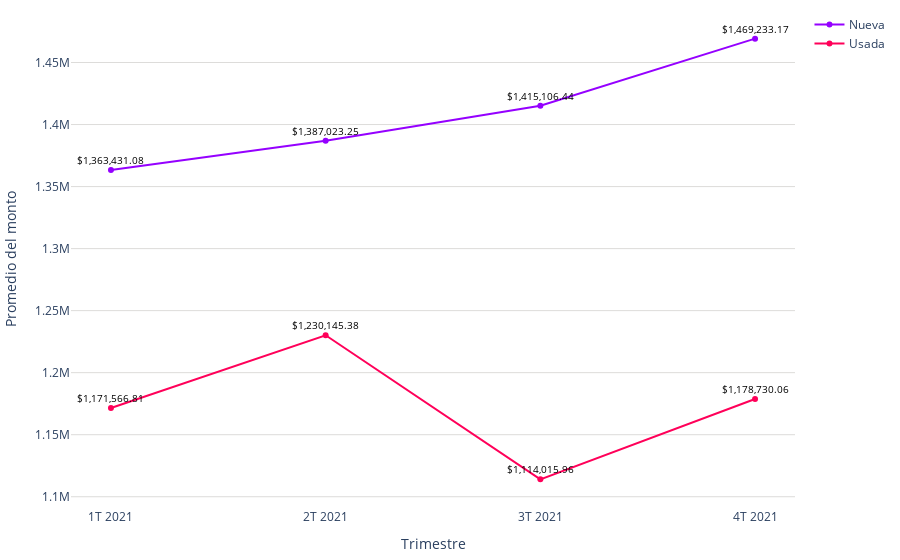

The notebook cell this image was saved under:
### Code cell
# Datos
trimestres = promedio_monto_por_modalidad_mes['trimestre']
modalidades = promedio_monto_por_modalidad_mes['modalidad']
promedios = promedio_monto_por_modalidad_mes['promedio']

# Limpiar las cadenas de promedio y convertirlas a números
promedios_limpios = [float(promedio.replace(',', '')) for promedio in promedios]

colors = ['#9500ff', '#ff0059']
fig = go.Figure()

# Agregar líneas para cada modalidad
for i, modalidad in enumerate(modalidades.unique()):
    df_modalidad = promedio_monto_por_modalidad_mes[promedio_monto_por_modalidad_mes['modalidad'] == modalidad]
    fig.add_trace(go.Scatter(
        x=df_modalidad['trimestre'],
        y=df_modalidad['promedio'].apply(lambda x: float(x.replace(',', ''))),  # Usar los promedios limpios
        mode='markers+lines',
        name=modalidad,
        line=dict(color=colors[i % len(colors)])  # Asignar colores a las líneas
    ))

fig.update_layout(
    #title='Promedio de valor de créditos para viviendas nuevas y usadas (2023)',
    xaxis=dict(title='Trimestre'),
    yaxis=dict(title='Promedio del monto', gridcolor='#dddcda'),
    margin=dict(l=10, r=10, t=10, b=10),  # Ajusta los márgenes (left, right, top, bottom)
    plot_bgcolor='rgba(0,0,0,0)',  # Color de fondo del gráfico
)

# Agregar etiquetas de texto a los puntos con símbolo de dólar
for trace in fig.data:
    df_modalidad = promedio_monto_por_modalidad_mes[promedio_monto_por_modalidad_mes['modalidad'] == trace.name]
    for i, point in enumerate(trace.y):
        # Formatear el promedio con símbolo de dólar
        promedio_con_dolar = f'${df_modalidad.iloc[i]["promedio"]}'
        fig.add_annotation(
            x=trace.x[i],
            y=point,
            text=promedio_con_dolar,
            showarrow=False,
            font=dict(color='black', size=10),
            yshift=10
        )

# Exportar gráfica como archivo HTML
def guardar_grafico_como_html(fig, nombre_archivo, carpeta='assets\graficas'):
    # Crear la carpeta si no existe
    if not os.path.exists(carpeta):
        os.makedirs(carpeta)
    config = {
        'displaylogo': False,  # Ocultar el logo de Plotly
        'modeBarButtonsToRemove': [
            'toImage',       # Botón para guardar como imagen
            'select2d',      # Box select
            'lasso2d',       # Lasso select
            'resetScale2d',  # Reset Axes
        ]
    }
    # Gráfica como archivo HTML en la carpeta especificada
    pio.write_html(fig, f'{carpeta}/{nombre_archivo}.html', config=config)


guardar_grafico_como_html(fig, 'g_scatt_creditos_nuevausada_2021', carpeta='assets\graficas')
fig.show()

### Figure 1 — Plotly figure (JSON) as saved in the notebook; plotly's stock layout.template omitted (floating-point values rounded to 4 significant figures)
{"data": [{"line": {"color": "#9500ff"}, "mode": "markers+lines", "name": "Nueva", "type": "scatter", "x": ["1T 2021", "2T 2021", "3T 2021", "4T 2021"], "y": [1363000.0, 1387000.0, 1415000.0, 1469000.0]}, {"line": {"color": "#ff0059"}, "mode": "markers+lines", "name": "Usada", "type": "scatter", "x": ["1T 2021", "2T 2021", "3T 2021", "4T 2021"], "y": [1172000.0, 1230000.0, 1114000.0, 1179000.0]}], "layout": {"annotations": [{"font": {"color": "black", "size": 10}, "showarrow": false, "text": "$1,363,431.08", "x": "1T 2021", "y": 1363000.0, "yshift": 10}, {"font": {"color": "black", "size": 10}, "showarrow": false, "text": "$1,387,023.25", "x": "2T 2021", "y": 1387000.0, "yshift": 10}, {"font": {"color": "black", "size": 10}, "showarrow": false, "text": "$1,415,106.44", "x": "3T 2021", "y": 1415000.0, "yshift": 10}, {"font": {"color": "black", "size": 10}, "showarrow": false, "text": "$1,469,233.17", "x": "4T 2021", "y": 1469000.0, "yshift": 10}, {"font": {"color": "black", "size": 10}, "showarrow": false, "text": "$1,171,566.81", "x": "1T 2021", "y": 1172000.0, "yshift": 10}, {"font": {"color": "black", "size": 10}, "showarrow": false, "text": "$1,230,145.38", "x": "2T 2021", "y": 1230000.0, "yshift": 10}, {"font": {"color": "black", "size": 10}, "showarrow": false, "text": "$1,114,015.96", "x": "3T 2021", "y": 1114000.0, "yshift": 10}, {"font": {"color": "black", "size": 10}, "showarrow": false, "text": "$1,178,730.06", "x": "4T 2021", "y": 1179000.0, "yshift": 10}], "margin": {"b": 10, "l": 10, "r": 10, "t": 10}, "plot_bgcolor": "rgba(0,0,0,0)", "xaxis": {"title": {"text": "Trimestre"}}, "yaxis": {"gridcolor": "#dddcda", "title": {"text": "Promedio del monto"}}}}
